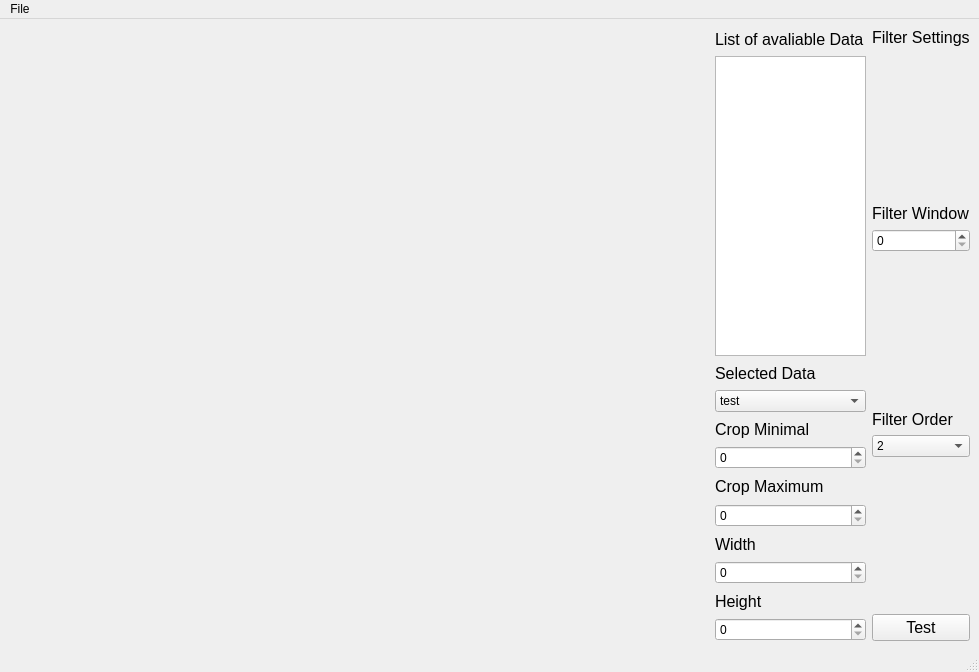
<?xml version="1.0" encoding="UTF-8"?>
<ui version="4.0">
 <class>MainWindow</class>
 <widget class="QMainWindow" name="MainWindow">
  <property name="geometry">
   <rect>
    <x>0</x>
    <y>0</y>
    <width>979</width>
    <height>672</height>
   </rect>
  </property>
  <property name="windowTitle">
   <string>SpecImaging</string>
  </property>
  <widget class="QWidget" name="centralwidget">
   <layout class="QHBoxLayout" name="horizontalLayout_2">
    <item>
     <layout class="QHBoxLayout" name="horizontalLayout">
      <item>
       <widget class="MatplotlibWidget" name="mplwiget">
        <property name="minimumSize">
         <size>
          <width>700</width>
          <height>500</height>
         </size>
        </property>
       </widget>
      </item>
      <item>
       <layout class="QVBoxLayout" name="verticalLayout_3">
        <item>
         <widget class="QLabel" name="label_4">
          <property name="font">
           <font>
            <pointsize>12</pointsize>
           </font>
          </property>
          <property name="text">
           <string>List of avaliable Data</string>
          </property>
         </widget>
        </item>
        <item>
         <widget class="QListView" name="listView">
          <property name="maximumSize">
           <size>
            <width>16777215</width>
            <height>300</height>
           </size>
          </property>
         </widget>
        </item>
        <item>
         <widget class="QLabel" name="label_3">
          <property name="font">
           <font>
            <pointsize>12</pointsize>
           </font>
          </property>
          <property name="text">
           <string>Selected Data</string>
          </property>
         </widget>
        </item>
        <item>
         <widget class="QComboBox" name="dataSelectBox">
          <item>
           <property name="text">
            <string>test</string>
           </property>
          </item>
         </widget>
        </item>
        <item>
         <widget class="QLabel" name="label_5">
          <property name="font">
           <font>
            <pointsize>12</pointsize>
           </font>
          </property>
          <property name="text">
           <string>Crop Minimal</string>
          </property>
         </widget>
        </item>
        <item>
         <widget class="QSpinBox" name="cropMinBox"/>
        </item>
        <item>
         <widget class="QLabel" name="label_6">
          <property name="font">
           <font>
            <pointsize>12</pointsize>
           </font>
          </property>
          <property name="text">
           <string>Crop Maximum</string>
          </property>
         </widget>
        </item>
        <item>
         <widget class="QSpinBox" name="cropMaxBox"/>
        </item>
        <item>
         <widget class="QLabel" name="label_8">
          <property name="font">
           <font>
            <pointsize>12</pointsize>
           </font>
          </property>
          <property name="text">
           <string>Width</string>
          </property>
         </widget>
        </item>
        <item>
         <widget class="QSpinBox" name="scanWidthBox"/>
        </item>
        <item>
         <widget class="QLabel" name="label_9">
          <property name="font">
           <font>
            <pointsize>12</pointsize>
           </font>
          </property>
          <property name="text">
           <string>Height</string>
          </property>
         </widget>
        </item>
        <item>
         <widget class="QSpinBox" name="scanHeightBox"/>
        </item>
       </layout>
      </item>
      <item>
       <layout class="QVBoxLayout" name="verticalLayout_2">
        <item>
         <widget class="QLabel" name="label_7">
          <property name="font">
           <font>
            <pointsize>12</pointsize>
           </font>
          </property>
          <property name="text">
           <string>Filter Settings</string>
          </property>
         </widget>
        </item>
        <item>
         <spacer name="verticalSpacer_3">
          <property name="orientation">
           <enum>Qt::Vertical</enum>
          </property>
          <property name="sizeHint" stdset="0">
           <size>
            <width>20</width>
            <height>40</height>
           </size>
          </property>
         </spacer>
        </item>
        <item>
         <widget class="QLabel" name="label">
          <property name="font">
           <font>
            <pointsize>12</pointsize>
           </font>
          </property>
          <property name="text">
           <string>Filter Window</string>
          </property>
         </widget>
        </item>
        <item>
         <widget class="QSpinBox" name="filterWinBox"/>
        </item>
        <item>
         <spacer name="verticalSpacer">
          <property name="orientation">
           <enum>Qt::Vertical</enum>
          </property>
          <property name="sizeHint" stdset="0">
           <size>
            <width>20</width>
            <height>40</height>
           </size>
          </property>
         </spacer>
        </item>
        <item>
         <widget class="QLabel" name="label_2">
          <property name="font">
           <font>
            <pointsize>12</pointsize>
           </font>
          </property>
          <property name="text">
           <string>Filter Order</string>
          </property>
         </widget>
        </item>
        <item>
         <widget class="QComboBox" name="filterOrderBox">
          <item>
           <property name="text">
            <string>2</string>
           </property>
          </item>
          <item>
           <property name="text">
            <string>3</string>
           </property>
          </item>
         </widget>
        </item>
        <item>
         <spacer name="verticalSpacer_2">
          <property name="orientation">
           <enum>Qt::Vertical</enum>
          </property>
          <property name="sizeHint" stdset="0">
           <size>
            <width>20</width>
            <height>40</height>
           </size>
          </property>
         </spacer>
        </item>
        <item>
         <widget class="QPushButton" name="filterTestButton">
          <property name="font">
           <font>
            <pointsize>12</pointsize>
           </font>
          </property>
          <property name="text">
           <string>Test</string>
          </property>
         </widget>
        </item>
       </layout>
      </item>
     </layout>
    </item>
   </layout>
  </widget>
  <widget class="QMenuBar" name="menubar">
   <property name="geometry">
    <rect>
     <x>0</x>
     <y>0</y>
     <width>979</width>
     <height>21</height>
    </rect>
   </property>
   <widget class="QMenu" name="menuFile">
    <property name="title">
     <string>File</string>
    </property>
    <addaction name="actionOpen"/>
    <addaction name="actionExit"/>
   </widget>
   <addaction name="menuFile"/>
  </widget>
  <widget class="QStatusBar" name="statusbar"/>
  <action name="actionOpen">
   <property name="text">
    <string>Open</string>
   </property>
  </action>
  <action name="actionExit">
   <property name="text">
    <string>Exit</string>
   </property>
  </action>
 </widget>
 <customwidgets>
  <customwidget>
   <class>MatplotlibWidget</class>
   <extends>QWidget</extends>
   <header>matplotlibwidget</header>
  </customwidget>
 </customwidgets>
 <resources/>
 <connections/>
</ui>
